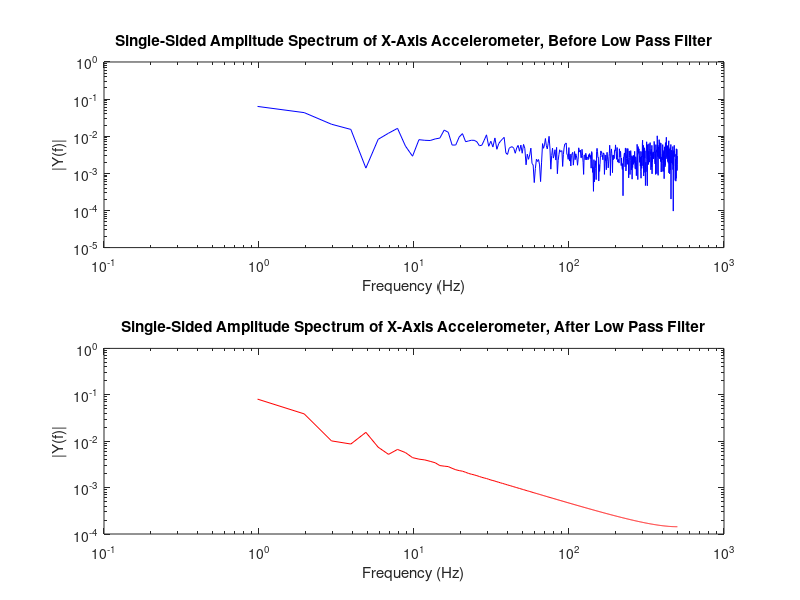

Write MATLAB code to recreate this figure.
close all
fid = fopen('testdata.txt', 'r');
index = 0;
ax = 0;
ay = 0;
az = 0;
A = 0;
i = 0;
Fs = 1000;  %From Sample Data Specifications
tempsum = 0;


while 1
    if i > 800, break, end
    
    i = i + 1;
    tline = fgetl(fid);
    if ~ischar(tline),   break,   end
    %disp(tline)
    [cur, remain] = strtok(tline);
    index(i) = str2num(cur);
    [cur, remain] = strtok(remain);
    az(i) = (str2num(cur)*6)/(2^16)-3;
    [cur, remain] = strtok(remain);
    ay(i) = (str2num(cur)*6)/(2^16)-3;
    [cur, remain] = strtok(remain);
    ax(i) = (str2num(cur)*6)/(2^16)-3;
    A(i) = sqrt(ax(i)^2+ay(i)^2+az(i))^2;
      
end
fclose(fid);

L = length(index);

%Low Pass Filter Algorithm

n = 4;  %4th Order filter
fcacc = 20; %Cutoff at 20 Hz
wacc = fcacc/Fs;
[b,a] = butter(n,(wacc/2),'low')

% a1 = .01;
% axfilt(2) = 0;
% for k = 2:L
%     axfilt(k) = a1*ax(k)+(1-a1)*ax(k-1);
% end
L = length(ax);
axfilt = zeros(1,L);
vxfilt = zeros(1,L);
sxfilt = zeros(1,L);
SXfilt = zeros(1,L);

tempint = 0;
for k = (n+1):L
    tempint = 0;


    %Input Bias Calculation
    tempsum =  b(1)*ax(k) + b(2)*ax(k-1)+b(3)*ax(k-2)+b(4)*ax(k-3) + b(5)*ax(k-4);
    %Feedback Calculation
    tempsum =  tempsum - (a(2)*axfilt(k-1) + a(3)*axfilt(k-2) + a(4)*axfilt(k-3) + a(5) *axfilt(k-4));
    axfilt(k) = tempsum;
    vxfilt(k) = axfilt(k) * 1/Fs;
    sxfilt(k) = (vxfilt(k)*1/Fs) + .5 * (axfilt(k) * (1/Fs)^2); 
    SXfilt(k) = sxfilt(k) + SXfilt(k-1);

end

NFFT = 2^nextpow2(L);
Y = fft(ax,NFFT)/L;
Yfilt = fft(axfilt,NFFT)/L;
f = Fs/2*linspace(0,1,NFFT/2);


% subplot(3,1,1)
% hold on
% plot(index,ax,'r')
% title('Original Test Data:  X-Axis')

% title('Original Test Data: Y-Axis')
% plot(index,ay,'b')
% title('Original Test Data: Y-Axis')
% subplot(3,1,3)
% plot(index,az,'g')


% 
% subplot(3,1,2)
% hold on
% %plot(index,ax,'b')
% plot(index,axfilt,'r')
% title('X-Axis Filtered')
% xlabel('Frequency (Hz)')
% ylabel('|Y(f)|')

figure(1)
subplot(2,1,1)
loglog(f,2*abs(Y(1:NFFT/2)),'b')
title('Single-Sided Amplitude Spectrum of X-Axis Accelerometer, Before Low Pass Filter')
xlabel('Frequency (Hz)')
ylabel('|Y(f)|')
subplot(2,1,2)
loglog(f,2*abs(Yfilt(1:NFFT/2)),'r')
title('Single-Sided Amplitude Spectrum of X-Axis Accelerometer, After Low Pass Filter')
xlabel('Frequency (Hz)')
ylabel('|Y(f)|')